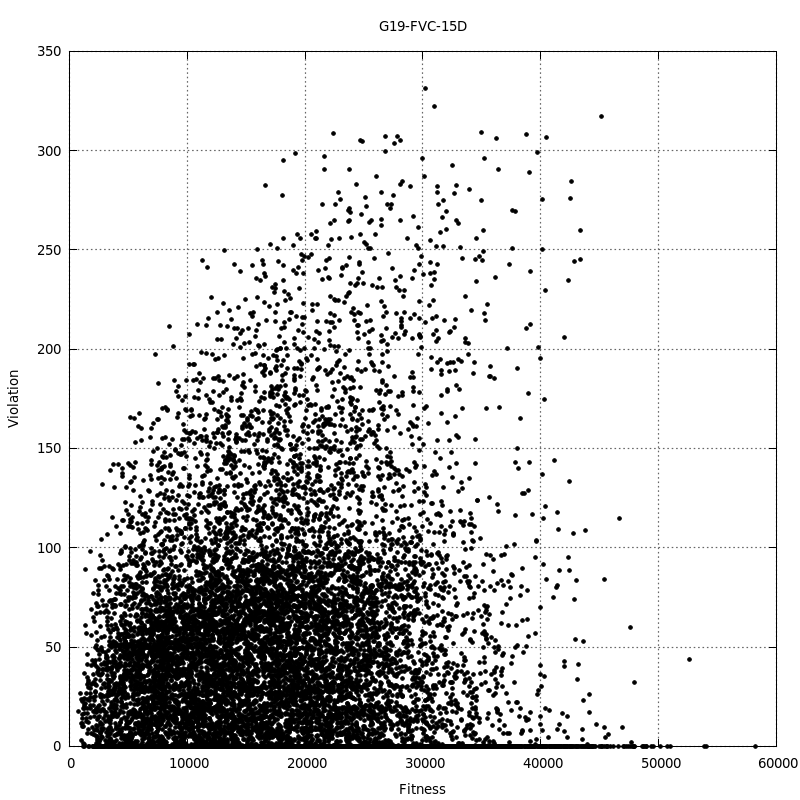

Write the gnuplot code that produced this figure.
set terminal pngcairo size 800,800 enhanced font 'Verdana,10'
set output "FVC.png"
set title "G19-FVC-15D"
#
set xlabel "Fitness"
set ylabel "Violation"
set grid ytics lt 0 lw 2 lc rgb "#666666"
set grid xtics lt 0 lw 2 lc rgb "#666666"
#
plot "FVC.dat" using 1:2 title '' pt 7 ps 0.6 lt 0
